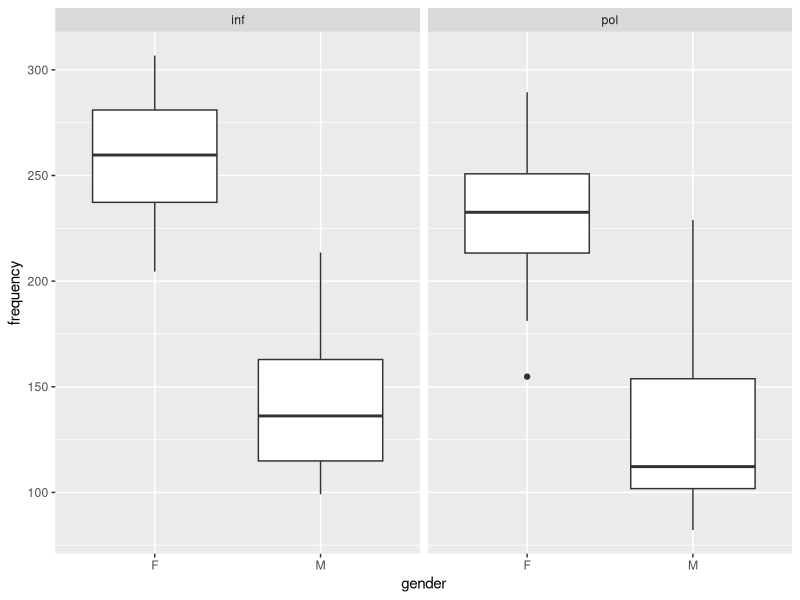
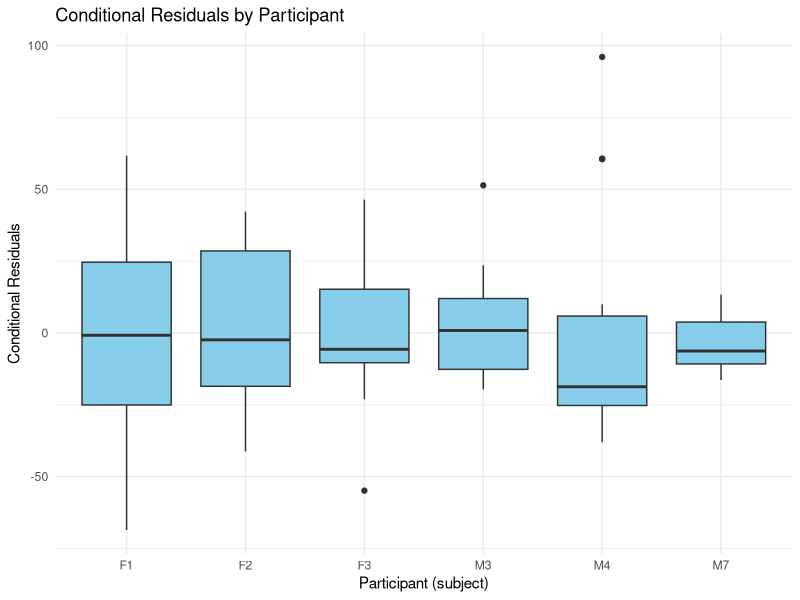
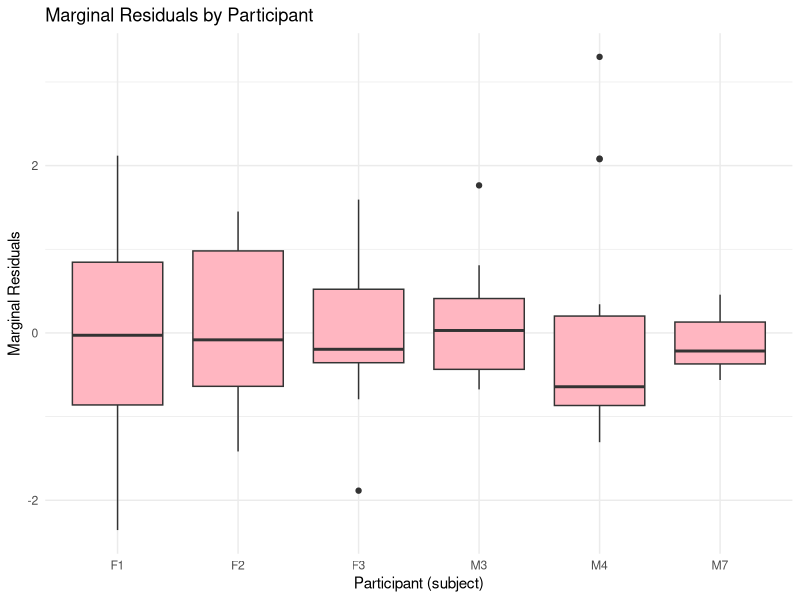

R code for these plots, in order:
## ---- chunk 1
knitr::opts_chunk$set(echo = TRUE)
library(tidyverse)
library(nlme)
library(lme4)
data <- read_csv("HW7-politeness_data.csv") 
## ---- chunk 2
data %>% ggplot(aes(x = gender, y = frequency)) + 
  geom_boxplot() + facet_wrap(~attitude)

data %>% 
  group_by(gender, attitude) %>% 
  summarize(median = median(frequency))

## ---- chunk 3
LMM1 <- lme(frequency ~ gender + attitude, random = ~1 | subject,  data = data, method='REML')

summary(LMM1)

## ---- chunk 4
sigma_u2 <- as.numeric(VarCorr(LMM1)[1, "Variance"])    
sigma_e2 <- as.numeric(VarCorr(LMM1)[2, "Variance"])   


subject_id <- "F1"

n_i <- sum(data$subject == subject_id)

I <- diag(n_i)
J <- matrix(1, n_i, n_i)

Cov_Yi <- sigma_u2 * J + sigma_e2 * I
Cov_Yi
## ---- chunk 5
vcov(LMM1)
## ---- chunk 6
random.effects(LMM1)
## ---- chunk 7
resid_cond <- resid(LMM1, type = "response")
resid_marg <- resid(LMM1, type = "normalized")  
data$resid_cond <- resid_cond
data$resid_marg <- resid_marg
head(data[, c("subject", "frequency", "resid_cond", "resid_marg")])
## ---- chunk 8
ggplot(data, aes(x = subject, y = resid_cond)) +
  geom_boxplot(fill = "skyblue") +
  labs(title = "Conditional Residuals by Participant",
       x = "Participant (subject)", y = "Conditional Residuals") +
  theme_minimal()

ggplot(data, aes(x = subject, y = resid_marg)) +
  geom_boxplot(fill = "lightpink") +
  labs(title = "Marginal Residuals by Participant",
       x = "Participant (subject)", y = "Marginal Residuals") +
  theme_minimal()
## ---- chunk 9
LMM2 <- lme(frequency ~ gender + attitude + gender*attitude, random = ~1 | subject,  data = data, method='REML')

summary(LMM2)

LMM1.comp <- lme(frequency ~ gender + attitude, random = ~1 | subject,  data = data, method='ML') 
LMM2.comp <- lme(frequency ~ gender + attitude + gender*attitude, random = ~1 | subject,  data = data, method='ML')
anova(LMM2.comp,LMM1.comp) 
## ---- chunk 10
LMM3 <- lmer(frequency ~ gender + attitude + (1 | subject) + (1 | scenario), data = data)

summary(LMM3)

## ---- chunk 11
id <- "F1"
df_i <- data[data$subject == id, ]
n_i <- nrow(df_i)
vc <- as.data.frame(VarCorr(LMM3))
sigma_subject <- vc$vcov[vc$grp == "subject"]
sigma_scenario <- vc$vcov[vc$grp == "scenario"]
sigma_resid <- sigma(LMM3)^2
I <- diag(n_i)
J <- matrix(1, n_i, n_i)
scenario_vec <- df_i$scenario
B <- outer(scenario_vec, scenario_vec, FUN = Vectorize(function(a, b) as.numeric(a == b)))
Cov_Yi <- sigma_subject * J + sigma_scenario * B + sigma_resid * I
Cov_Yi
